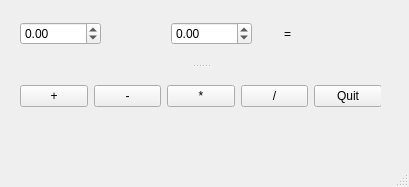
<?xml version="1.0" encoding="UTF-8"?>
<ui version="4.0">
 <class>MainWindow</class>
 <widget class="QMainWindow" name="MainWindow">
  <property name="geometry">
   <rect>
    <x>0</x>
    <y>0</y>
    <width>409</width>
    <height>187</height>
   </rect>
  </property>
  <property name="windowTitle">
   <string>MainWindow</string>
  </property>
  <widget class="QWidget" name="centralwidget">
   <widget class="QSplitter" name="splitter">
    <property name="geometry">
     <rect>
      <x>20</x>
      <y>4</y>
      <width>361</width>
      <height>121</height>
     </rect>
    </property>
    <property name="orientation">
     <enum>Qt::Vertical</enum>
    </property>
    <widget class="QWidget" name="">
     <layout class="QHBoxLayout" name="horizontalLayout_2">
      <item>
       <widget class="QDoubleSpinBox" name="doubleSpinBox_x">
        <property name="minimum">
         <double>-10000.000000000000000</double>
        </property>
        <property name="maximum">
         <double>10000.000000000000000</double>
        </property>
       </widget>
      </item>
      <item>
       <widget class="QLabel" name="label_op">
        <property name="text">
         <string/>
        </property>
        <property name="alignment">
         <set>Qt::AlignCenter</set>
        </property>
       </widget>
      </item>
      <item>
       <widget class="QDoubleSpinBox" name="doubleSpinBox_y">
        <property name="minimum">
         <double>-10000.000000000000000</double>
        </property>
        <property name="maximum">
         <double>10000.000000000000000</double>
        </property>
       </widget>
      </item>
      <item>
       <widget class="QLabel" name="label_eq">
        <property name="text">
         <string>=</string>
        </property>
        <property name="alignment">
         <set>Qt::AlignCenter</set>
        </property>
       </widget>
      </item>
      <item>
       <widget class="QLabel" name="label_ans">
        <property name="text">
         <string/>
        </property>
       </widget>
      </item>
     </layout>
    </widget>
    <widget class="QWidget" name="">
     <layout class="QHBoxLayout" name="horizontalLayout">
      <item>
       <widget class="QPushButton" name="pushButton_add">
        <property name="text">
         <string>+</string>
        </property>
       </widget>
      </item>
      <item>
       <widget class="QPushButton" name="pushButton_sub">
        <property name="text">
         <string>-</string>
        </property>
       </widget>
      </item>
      <item>
       <widget class="QPushButton" name="pushButton_mul">
        <property name="text">
         <string>*</string>
        </property>
       </widget>
      </item>
      <item>
       <widget class="QPushButton" name="pushButton_div">
        <property name="text">
         <string>/</string>
        </property>
       </widget>
      </item>
      <item>
       <spacer name="horizontalSpacer">
        <property name="orientation">
         <enum>Qt::Horizontal</enum>
        </property>
        <property name="sizeHint" stdset="0">
         <size>
          <width>40</width>
          <height>20</height>
         </size>
        </property>
       </spacer>
      </item>
      <item>
       <widget class="QPushButton" name="pushButton_quit">
        <property name="text">
         <string>Quit</string>
        </property>
       </widget>
      </item>
     </layout>
    </widget>
   </widget>
  </widget>
  <widget class="QMenuBar" name="menubar">
   <property name="geometry">
    <rect>
     <x>0</x>
     <y>0</y>
     <width>409</width>
     <height>24</height>
    </rect>
   </property>
  </widget>
  <widget class="QStatusBar" name="statusbar"/>
 </widget>
 <resources/>
 <connections>
  <connection>
   <sender>pushButton_quit</sender>
   <signal>clicked()</signal>
   <receiver>MainWindow</receiver>
   <slot>close()</slot>
   <hints>
    <hint type="sourcelabel">
     <x>430</x>
     <y>211</y>
    </hint>
    <hint type="destinationlabel">
     <x>498</x>
     <y>209</y>
    </hint>
   </hints>
  </connection>
 </connections>
</ui>
